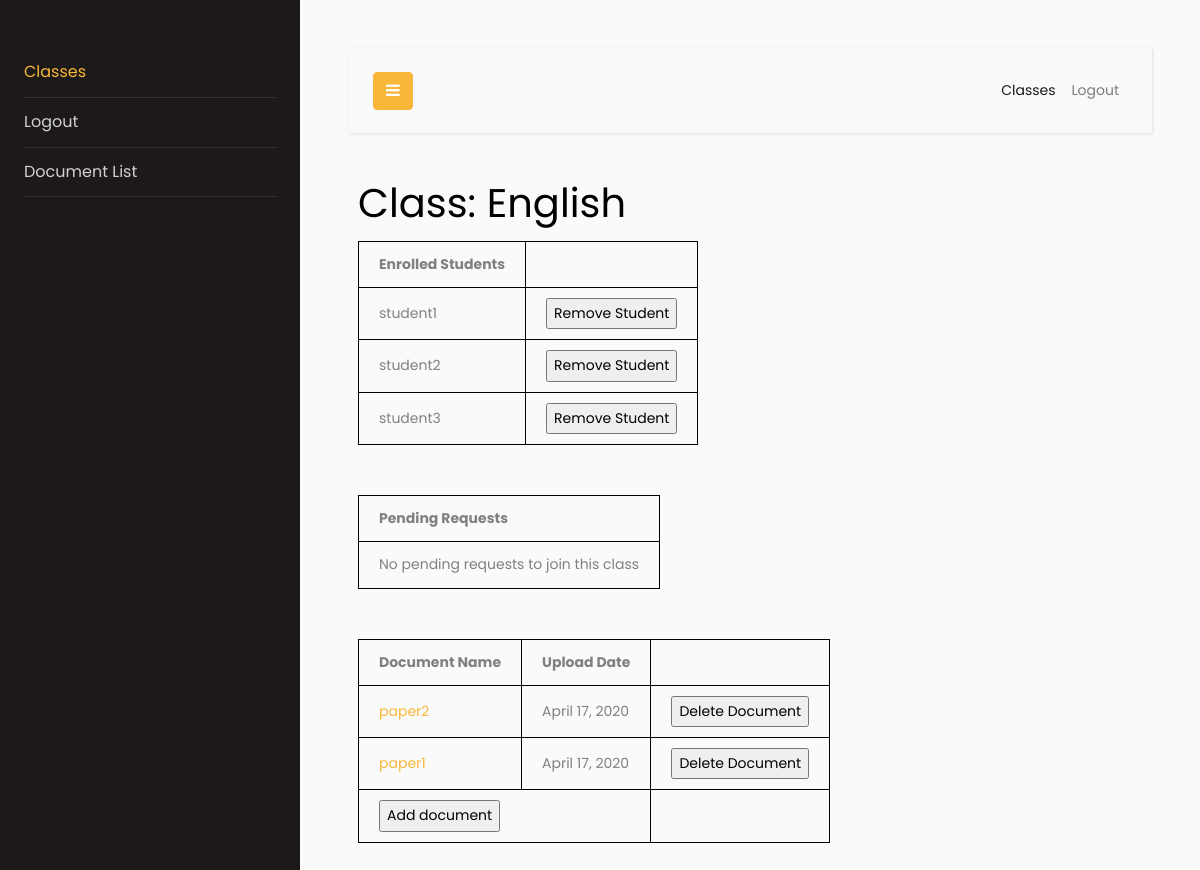
Screenshot of /read/teacher/classes/English/ (signed in) with the database file from the repository.
### read/models.py (models this page shows, shortened)
class Classroom(models.Model):
    name = models.SlugField(max_length = 100, blank=False)
    start_date = models.DateField(blank=False)
    end_date = models.DateField(blank=False)
    teacher = models.ForeignKey(Teacher, on_delete=models.CASCADE, blank=False)

class Student(models.Model):
    user = models.OneToOneField(User, on_delete=models.CASCADE, primary_key=True, blank=False)
    photo = models.ImageField(upload_to='read/students/', blank=True, validators=[FileExtensionValidator(allowed_extensions=['png', 'jpeg', 'jpg'])])

class User(AbstractUser):
    is_student = models.BooleanField(null=True)
    is_teacher = models.BooleanField(null=True)

class Document(models.Model):
    name = models.SlugField(max_length = 100, default="", blank=False)
    upload_date = models.DateField(blank=True)
    classroom = models.ForeignKey(Classroom, on_delete=models.CASCADE, blank=False)
    document_file = models.FileField(upload_to='read/documents/', null=True, blank=False, validators=[FileExtensionValidator(allowed_extensions=['pdf'])])
    class Meta:
        unique_together = (('name', 'classroom'))

### read/views.py (the view, shortened to what this page needs)
# urls.py: path('teacher/classes/<slug:class_name>/', views.teacher_specific_class_view, name='teacher_specific_class_view'),
@login_required
@user_passes_test(user_is_teacher)
@user_passes_test(user_not_admin, login_url='/read/admin_redirected')
def teacher_specific_class_view(request, class_name):
    cur_class = get_object_or_404(Classroom, name=class_name)
    try:
        enrolled_students_pks = Enrolled_in.objects.filter(classroom=cur_class, status=True).values_list('student', flat=True)
        enrolled_students = Student.objects.filter(pk__in=enrolled_students_pks)
    except:
        enrolled_students = None
    try:
        pending_requests = Enrolled_in.objects.filter(classroom=cur_class, status=False)
    except:
        pending_requests = None
    try:
        uploaded_documents = Document.objects.filter(classroom=cur_class)
    except(Document.DoesNotExist):
        uploaded_documents = None
    return render(request, 'read/teacher/teacher_specific_class.html', {'class' : cur_class, 'enrolled_students' : enrolled_students, 'uploaded_documents' : uploaded_documents, 'pending_requests' : pending_requests})

### read/views.py (called while the page is built)
def user_is_teacher(user):
    return user.is_teacher

def user_not_admin(user):
    return not user.is_superuser

### read/templates/read/teacher/teacher_specific_class.html (shortened to what this page needs)
{% extends "./teacher_base.html" %}
{% block content %}
    <h1>Class: {{ class.name }}</h1>
    <table>
        <th>Enrolled Students</th>
        {% for student in enrolled_students %}
        <tr>
            <td>{{ student.user.username }}</td>
            <td>
                <form action="{% url 'teacher_specific_class_view' class.name %}" method="post">
                    <input type="submit" name="action" value="Remove Student">
                </form>
            </td>
        </tr>
        {% empty %}
            <tr>
                <td>No enrolled students</td>
            </tr>
        {% endfor %}
    </table>
    <br><br>
    <table>
        <th>Pending Requests</th>
        {% for request in pending_requests %}
        <tr>
            <td>{{ request.student.user.username }}</td>
            <td>
                <form action="{% url 'teacher_specific_class_view' class.name %}" method="post">
                    {% csrf_token %}
                    <input type="hidden" name="student_name" value="{{ request.student.user.username }}">
                    <input type="submit" name="action" value="Approve">
                    <input type="submit" name="action" value="Decline">
                </form>
            </td>
        </tr>
        {% empty %}
            <tr>
                <td>No pending requests to join this class</td>
            </tr>
        {% endfor %}
    </table>
    <br><br>
    <table>
        <th>Document Name</th>
        {% if uploaded_documents %}
            <th>Upload Date</th>
        {% endif %}
        {% for document in uploaded_documents %}
        <tr>
            <td><a href="{% url 'teacher_file_view' class.name document.name %}">{{ document.name }}</a></td>
            <td>{{ document.upload_date }}</td>
            <td>
                <form action="{% url 'teacher_specific_class_view' class.name %}" method="post">
                    <input type="submit" name="action" value="Delete Document">
                </form>
            </td>
        </tr>
        {% empty %}
            <tr>
                <td>No documents uploaded to this class</td>
            </tr>
        {% endfor %}
        <tr>
            <td colspan="2">
                <form action="{% url 'teacher_specific_class_view' class.name %}" method="post">
                    <input type="submit" name="action" value="Add document">
                </form>
            </td>
        </tr>
    </table>
{% endblock %}

### read/static/read/teacher_base.css (style rules this page uses)
body { font-family: "Lato", sans-serif; }
table { border-collapse: collapse; border: 1px solid black; }
td, th { border: 1px solid black; padding: 10px 20px; }

### rows the page displays
Classroom: name "English"
Student: user.username "student1"
Student: user.username "student2"
Student: user.username "student3"
Document: name "paper2", upload_date "April 17, 2020"
Document: name "paper1", upload_date "April 17, 2020"
